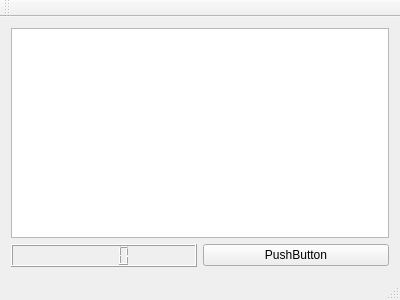
<?xml version="1.0" encoding="UTF-8"?>
<ui version="4.0">
 <class>MainWindow</class>
 <widget class="QMainWindow" name="MainWindow">
  <property name="geometry">
   <rect>
    <x>0</x>
    <y>0</y>
    <width>400</width>
    <height>300</height>
   </rect>
  </property>
  <property name="windowTitle">
   <string>MainWindow</string>
  </property>
  <widget class="QWidget" name="centralWidget">
   <layout class="QGridLayout" name="gridLayout_2">
    <item row="0" column="0" colspan="2">
     <widget class="QGraphicsView" name="graphicsView"/>
    </item>
    <item row="1" column="0">
     <widget class="QLCDNumber" name="lcdNumber"/>
    </item>
    <item row="1" column="1">
     <widget class="QPushButton" name="pushButton">
      <property name="text">
       <string>PushButton</string>
      </property>
     </widget>
    </item>
   </layout>
  </widget>
  <widget class="QMenuBar" name="menuBar">
   <property name="geometry">
    <rect>
     <x>0</x>
     <y>0</y>
     <width>400</width>
     <height>21</height>
    </rect>
   </property>
  </widget>
  <widget class="QToolBar" name="mainToolBar">
   <attribute name="toolBarArea">
    <enum>TopToolBarArea</enum>
   </attribute>
   <attribute name="toolBarBreak">
    <bool>false</bool>
   </attribute>
  </widget>
  <widget class="QStatusBar" name="statusBar"/>
 </widget>
 <layoutdefault spacing="6" margin="11"/>
 <resources/>
 <connections>
  <connection>
   <sender>pushButton</sender>
   <signal>clicked()</signal>
   <receiver>MainWindow</receiver>
   <slot>slot1()</slot>
   <hints>
    <hint type="sourcelabel">
     <x>259</x>
     <y>254</y>
    </hint>
    <hint type="destinationlabel">
     <x>12</x>
     <y>433</y>
    </hint>
   </hints>
  </connection>
 </connections>
 <slots>
  <signal>signal1()</signal>
  <slot>slot1()</slot>
 </slots>
</ui>
